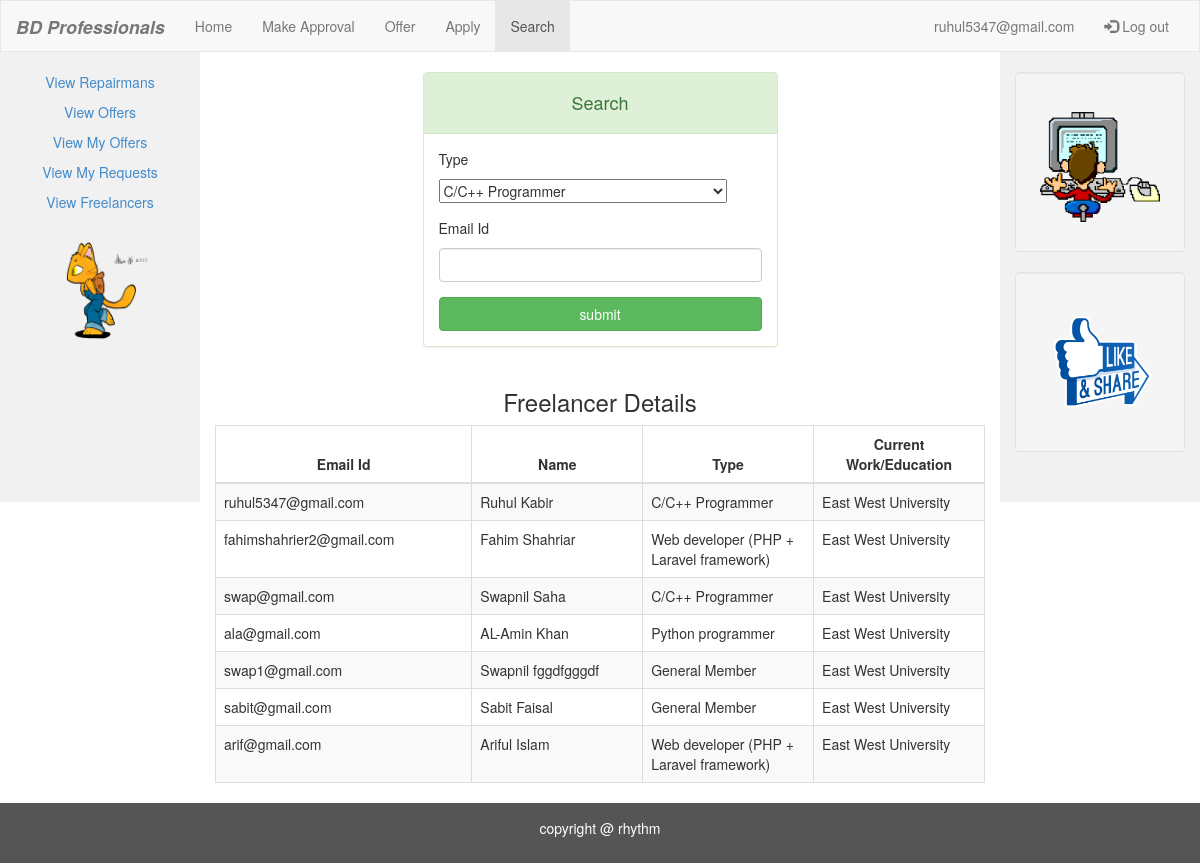
The page /search.php (signed in) on the database its author committed.
### tables this page shows
CREATE TABLE `freelancer` (
  `fname` varchar(50) NOT NULL,
  `lname` varchar(50) NOT NULL,
  `email` varchar(50) NOT NULL,
  `pass` varchar(25) NOT NULL,
  `mobile` varchar(25) NOT NULL,
  `gender` varchar(15) NOT NULL,
  `address` varchar(100) NOT NULL,
  `ins` varchar(100) NOT NULL,
  `type` varchar(50) NOT NULL
);

### search.php (the view, shortened to what this page needs)
<!DOCTYPE html>
<html lang="en">
<head>
  <link rel="stylesheet" href="bootstrap-3.2.0-dist/css/bootstrap.css">
</head>
<body>
<nav class="navbar navbar-default">
  <div class="container-fluid">
    <div class="navbar-header">
      <a class="navbar-brand" href="fhome.php"><i><b>BD Professionals</b></i></a>
    </div>
    <div class="collapse navbar-collapse" id="myNavbar">
      <ul class="nav navbar-nav">
        <li><a href="fhome.php">Home</a></li>
        <li><a href="approval.php">Make Approval</a></li>
        <li><a href="offer.php">Offer</a></li>
        <li><a href="apply.php">Apply</a></li>
        <li class="active"><a href="search.php">Search</a></li>
      </ul>
      <ul class="nav navbar-nav navbar-right">
          <?php
          $email = $_SESSION['SESS_EMAIL'];
          ?>
        <li><a href="#"><?php echo $email ?></a></li>
        <li><a href="logout.php"><span class="glyphicon glyphicon-log-in"></span> Log out</a></li>
      </ul>
    </div>
  </div>
</nav>
<div class="container-fluid text-center">
  <div class="row content">
    <div class="col-sm-2 sidenav">
      <p><a href="view_repairman.php">View Repairmans</a></p>
      <p><a href="offer_view.php">View Offers</a></p>
      <p><a href="my_offer.php">View My Offers</a></p>
      <p><a href="req.php">View My Requests</a></p>
      <p><a href="view_freelancer.php">View Freelancers</a></p>
      <p><h1 class="panel-title">
          <center>
              <h1><a href="#"><img src="1.gif" height="110px"   width="120px"></a></h1></center>
          </h1>
      </p>
    </div>
    <div class="col-sm-8 text-left">
<div class="col-md-6 col-md-offset-3">
    <br>
    <div class="login-panel panel panel-success">
    <div class="panel-heading">
                    <h4 class="panel-title"><center><h4>Search</h4></center></h4>
                </div>
    <div class="panel-body">
        <form role="form" method="post" action="search.php">
            <fieldset>
                <div class="form-group">
                    <p>Type</p>
                    <select name="type">
                        <option value="C/C++ Programmer">C/C++ Programmer</option>
                    </select>
                </div>
                <div class="form-group">
                    <p>Email Id</p>
                    <input class="form-control" name="email" type="name" autofocus>
                </div>
                <input class="btn btn-success btn-block" type="submit" value="submit" name="submit">
            </fieldset>
        </form>
    </div>
    </div>
</div>
<div class="table-scrol">
<div class="table-responsive">
    <table class="table table-bordered table-hover table-striped" style="table-layout: fixed">
        <thead>
        <tr>
            <th colspan="3"><center>Email Id</center></th>
            <th colspan="2"><center>Name</center></th>
            <th colspan="2"><center>Type</center></th>
            <th colspan="2"><center>Current Work/Education</center></th>
        </tr>
        </thead>
        <?php
        include("database/db_conection.php");
        if(isset($_POST['submit']))
        {
            ?>
            <h3 align="center"><br><br><br><br><br><br><br><br><br><br><br><br>Freelancer Details</h3>
            <?php
            $user_type  = $_POST['type'];
            $semail  = $_POST['email'];
            if($semail=='')
            {
                echo"<script>alert('Please enter a valid email id')</script>";
                exit();
            }
            $check_query="select * from freelancer WHERE email='$semail'";
            $run_que=mysqli_query($dbcon,$check_query);
            if(mysqli_num_rows($run_que)==0)
            {
                echo "<script>alert('There is no data with this email id or type in our database.')</script>";
                exit();
            }
            $view_freelancer_query="select * from freelancer where type = '$user_type' and email = '$semail'";
            $run=mysqli_query($dbcon,$view_freelancer_query);
            while($row=mysqli_fetch_array($run))
            {
                $user_name  = $row['lname'];
                $user_name1  = $row['fname'];
                $user_type = $row['type'];
                $user_ins  = $row['ins'];
                $user_email  = $row['email'];
            ?>
            <tr>
                <td colspan="3"><?php echo $user_email;  ?></td>
                <td colspan="2"><?php echo $user_name1 ." ". $user_name;  ?></td>
                <td colspan="2"><?php echo $user_type;  ?></td>
                <td colspan="2"><?php echo $user_ins;  ?></td>
            </tr>
       <?php }?>
        <?php }
        else
        {
            ?>
        <h3 align="center"><br><br><br><br><br><br><br><br><br><br><br><br>Freelancer Details</h3>
        <?php
           $view_freelancer_query="select * from freelancer";
            $run=mysqli_query($dbcon,$view_freelancer_query);
            while($row=mysqli_fetch_array($run))
            {
                $user_name1  = $row['fname'];
                $user_name  = $row['lname'];
                $user_type = $row['type'];
                $user_ins  = $row['ins'];
                $user_email  = $row['email'];
            ?>
            <tr>
                <td colspan="3"><?php echo $user_email;  ?></td>
                <td colspan="2"><?php echo $user_name1 ." ". $user_name;  ?></td>
                <td colspan="2"><?php echo $user_type;  ?></td>
                <td colspan="2"><?php echo $user_ins;  ?></td>
            </tr>
            <?php } ?>
        <?php } ?>
    </table>
        </div>
</div>
    </div>
    <div class="col-sm-2 sidenav">
      <div class="well">
        <p><h1 class="panel-title">
          <center>
              <h1><a href="#"><img src="2.gif" height="110px"   width="120px"></a></h1></center>
          </h1>
        </p>
      </div>
      <div class="well">
        <p><h1 class="panel-title">
          <center>
              <h1><a href="https://www.facebook.com/ruhul.kabir.3"><img src="f2.gif" height="110px"   width="120px"></a></h1></center>
          </h1>
        </p>
      </div>
    </div>
  </div>
</div>
<footer class="container-fluid text-center">
  <p>copyright @ rhythm</p>
</footer>
</body>
</html>

### search.php (style rules this page uses)
.navbar { margin-bottom: 0; border-radius: 0; }
.row.content { height: 450px }
.sidenav { padding-top: 20px; background-color: #f1f1f1; height: 100%; }
footer { background-color: #555; color: white; padding: 15px; }

### rows shown on the page
freelancer: email "ruhul5347@gmail.com", fname "Ruhul", lname "Kabir", type "C/C++ Programmer", ins "East West University"
freelancer: email "fahimshahrier2@gmail.com", fname "Fahim", lname "Shahriar", type "Web developer (PHP + Laravel framework)", ins "East West University"
freelancer: email "swap@gmail.com", fname "Swapnil", lname "Saha", type "C/C++ Programmer", ins "East West University"
freelancer: email "ala@gmail.com", fname "AL-Amin", lname "Khan", type "Python programmer", ins "East West University"
freelancer: email "swap1@gmail.com", fname "Swapnil", lname "fggdfgggdf", type "General Member", ins "East West University"
freelancer: email "sabit@gmail.com", fname "Sabit", lname "Faisal", type "General Member", ins "East West University"
freelancer: email "arif@gmail.com", fname "Ariful", lname "Islam", type "Web developer (PHP + Laravel framework)", ins "East West University"

### other values the page prints
$email "ruhul5347@gmail.com"
